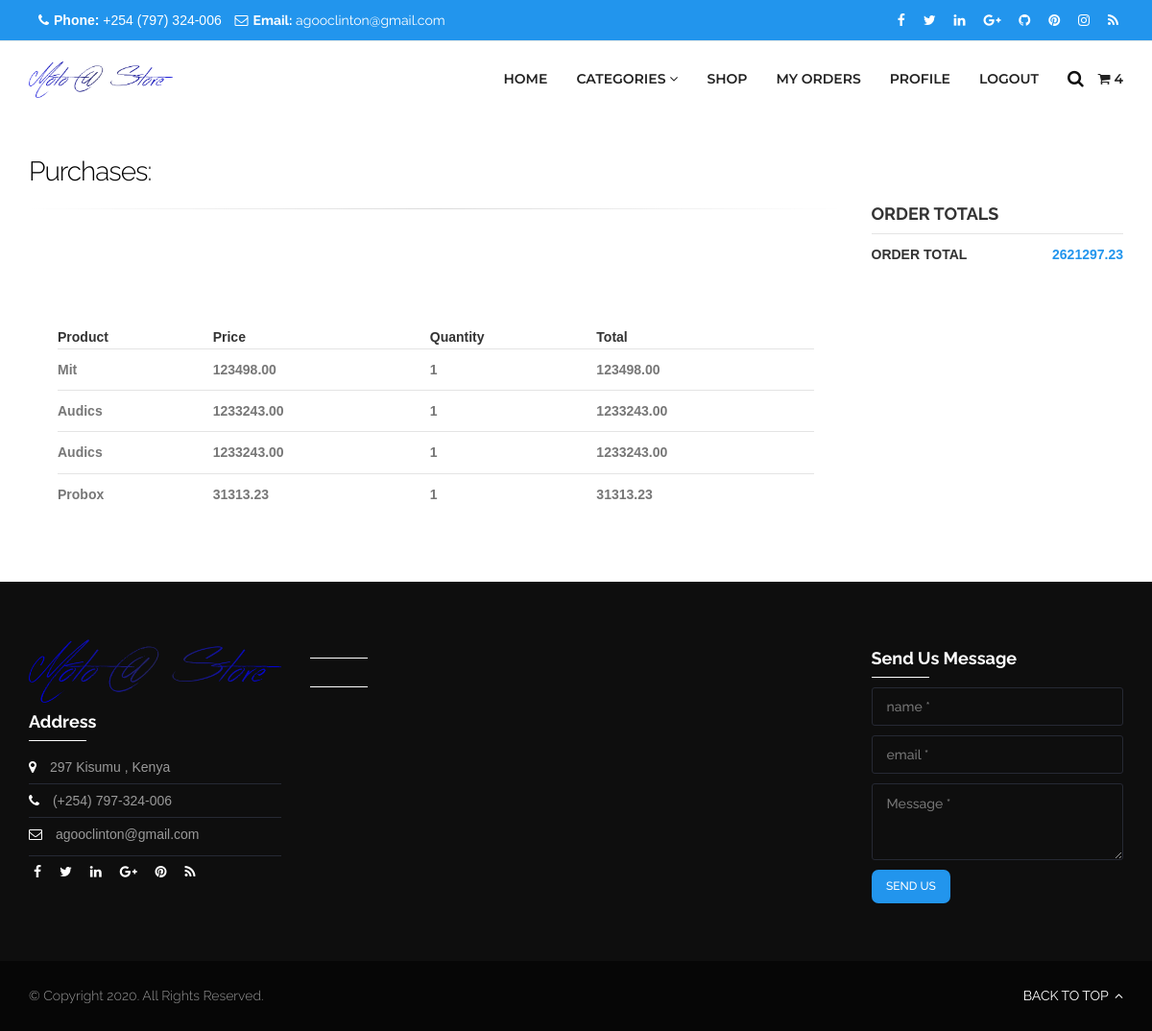
/profile/ (signed in), run on the app's committed database.
### cart/models.py (models this page shows, shortened)
class Cart(models.Model):
    user    = models.ForeignKey(User, null=True, blank=True, on_delete=models.CASCADE)
    product = models.ForeignKey(Product, blank=True, on_delete=models.CASCADE)
    total   = models.DecimalField(default = 0.00, max_digits=100, decimal_places=2)
    qnty    = models.IntegerField(default = 1)
    updated = models.DateTimeField(auto_now = True)
    timestamp = models.DateTimeField(auto_now_add = True)

### product/models.py (models this page shows)
class Product(models.Model):
    category = models.ForeignKey(Category, on_delete=models.CASCADE)
    number_in_stock = models.IntegerField()
    product_name = models.CharField(max_length = 191)
    product_price = models.FloatField()
    description = models.TextField()
    product_photo = models.FileField(upload_to='Products')
    timestamp = models.DateTimeField(auto_now = True)
    is_reserved = models.BooleanField(null = True)
    is_sold_out = models.BooleanField(null = True)
    is_new = models.BooleanField(null = True)
    is_under_nego = models.BooleanField(null = True)
    def __str__(self):
        return f'{self.product_name}'

### accounts/views.py (the view)
# urls.py: path('profile/', views.user_profile, name = 'user_profile'),
@login_required(login_url = '/Oauth/')
def user_profile(request):
    context = {}
    all_category_qs = Category.objects.all()
    context['all_category_qs'] = all_category_qs
    cart_list = Cart.objects.filter(user_id = request.user.id)
    context['cart_list'] = cart_list
    total = 0
    for x in cart_list:
        total += x.total
    order_list = Order.objects.filter(user_id = request.user.id)
    context['order_list'] = order_list
    context['cart_total'] = total
    return render(request, 'pages/profile.html', context)

### accounts/templates/pages/profile.html
{% extends "base.html" %}
{% load static %}
{% block content %}
<link rel="stylesheet" href="{% static 'css/shop.css' %}">
<div class="wrapper">
    {% include 'utils/navbar.html' %}
    <div class="main-content">
        <div class="page-content page-sidebar">
            <div class="container">
                <div class="row">
                    <div class="col-md-8 col-lg-9">
                        <div class="content-container">
                            <div class="content-inner">
                                <h2>Purchases:</h2>
                                <hr class="hr">
                                <div class="padding">
                                    <div class="total-cart order">
                                            <table class="fully">
                                               <thead>
                                                  <tr>
                                                    <th>Product</th>
                                                    <th>Price</th>
                                                    <th>Quantity</th>
                                                    <th>Total</th>
                                                  </tr>
                                                </thead>
                                                <tbody>
                                                {% for cart in cart_list %}
                                                <tr>
                                                    <td>{{ cart.product }}</td>
                                                    <td>{{cart.total}}</td>
                                                    <td>{{cart.qnty}}</td>
                                                    <td>{{cart.total}}</td>
                                                </tr>
                                                {% endfor %}
                                            </tbody></table>
                                        </div>
                                </div>
                            </div>
                        </div>
                    </div>
                    <div class="col-md-4 col-lg-3">
                        <div class="sidebar">
                            <div class="total-cart order">
                                <h4>Order Totals</h4>
                                <table class="fully">
                                    <tbody>
                                    <tr>
                                        <td><strong>ORDER TOTAL</strong></td>
                                        <td class="total color">{{cart_total}}</td>
                                    </tr>
                                </tbody></table>
                            </div>
                        </div>
                    </div>
                </div>
            </div>
        </div>
    </div>
</div>
{% endblock %}

### accounts/static/css/rev-settings.css (style rules this page uses)
html { overflow-x: hidden; padding: 0!important; background: #fff; margin: 0 !important; }

### data on the page
Cart: product "Mit", total "123498.00", qnty "1"
Cart: product "Audics", total "1233243.00", qnty "1"
Cart: product "Audics", total "1233243.00", qnty "1"
Cart: product "Probox", total "31313.23", qnty "1"

### other printed values
{{ cart_list.count }} "4"
{{ cart_total }} "2621297.23"
